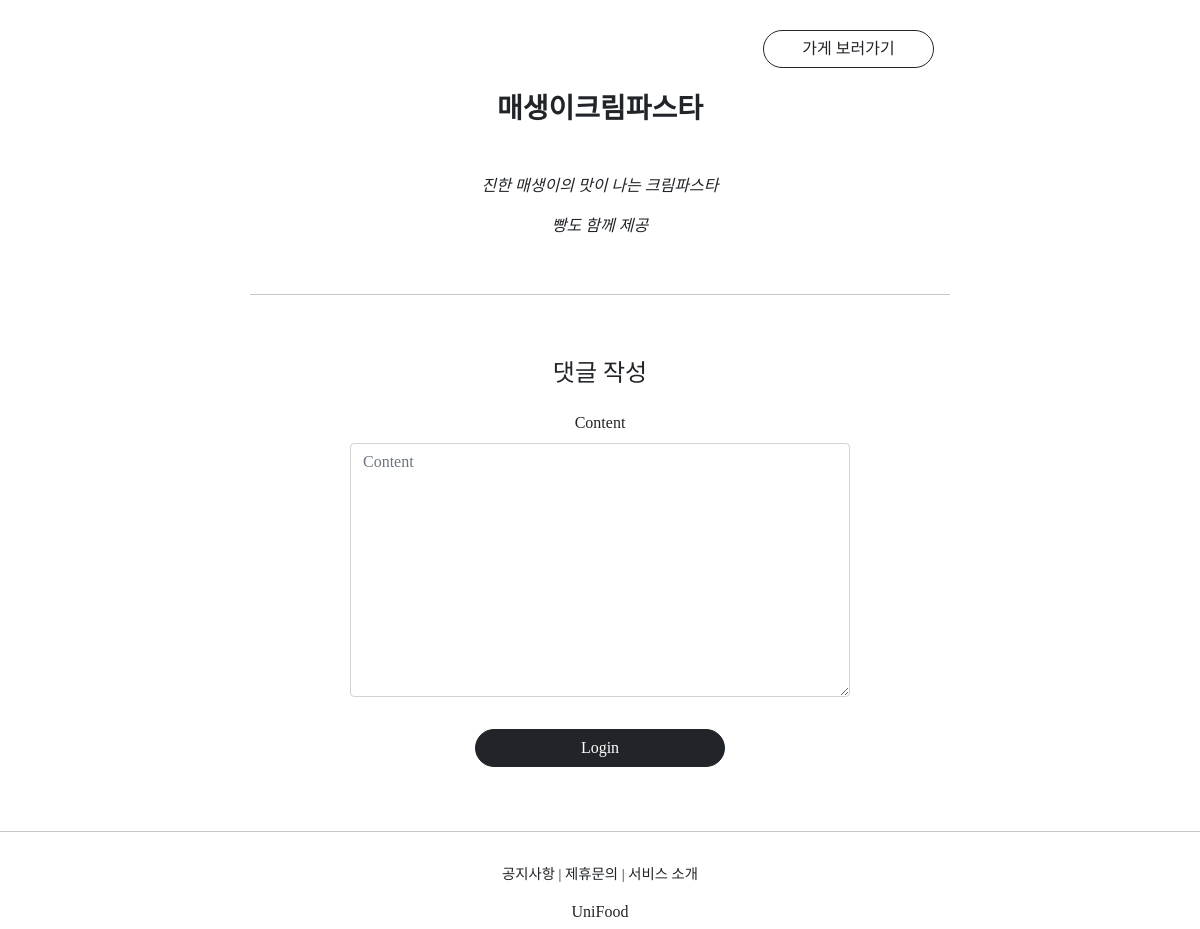
/articles/detail/64 (lower part), run on an earlier commit of the app's database.
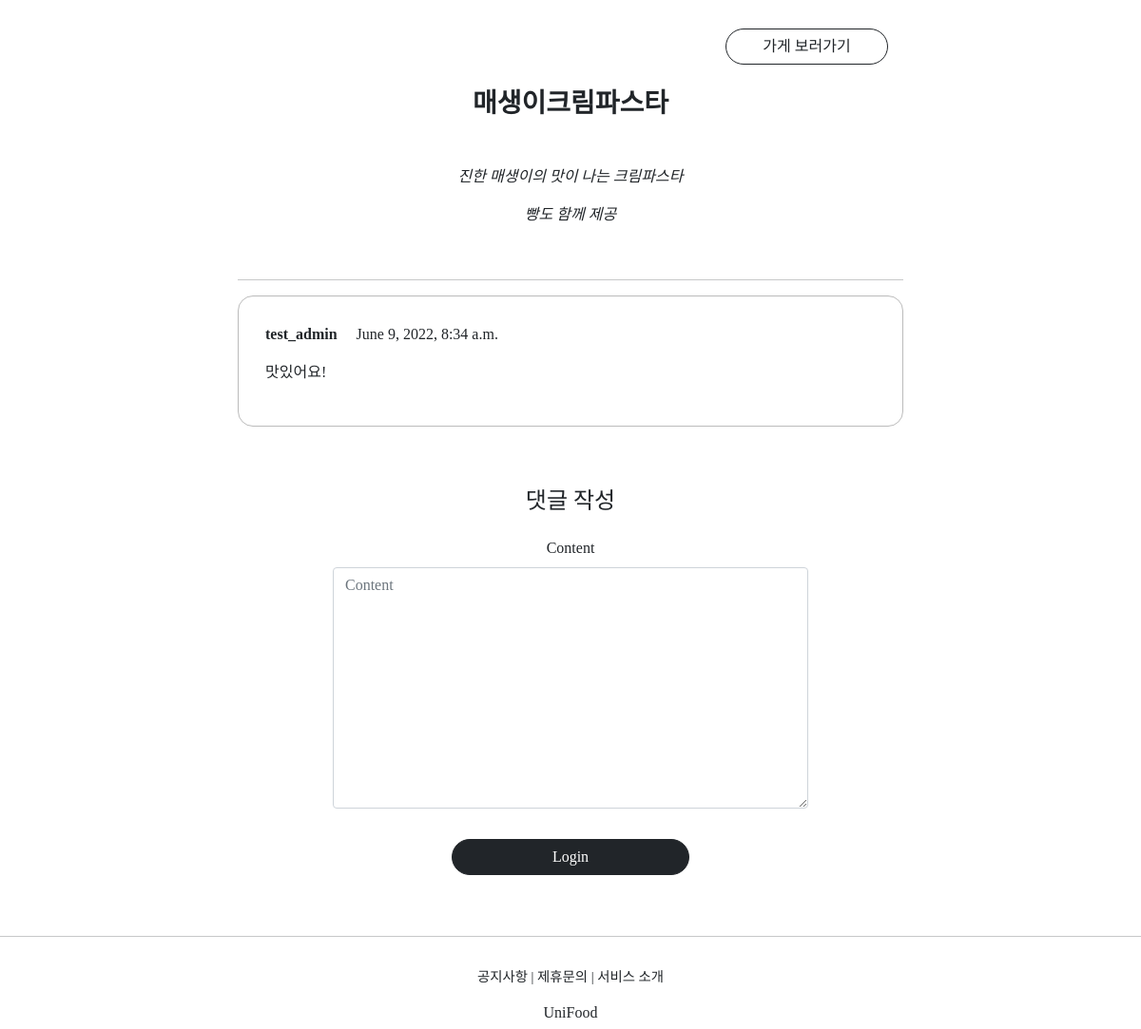
And on a later commit of the database.
### commentapp/models.py (models this page shows)
class Comment(models.Model):
    article = models.ForeignKey(Article, on_delete=models.SET_NULL, null=True, related_name='comment')
    writer = models.ForeignKey(User, on_delete=models.SET_NULL, null=True, related_name='comment')
    content = models.TextField(null=False)
    created_at = models.DateTimeField(auto_now=True)

### profileapp/models.py (models this page shows, shortened)
class Profile(models.Model):
    user = models.OneToOneField(User, on_delete=models.CASCADE, related_name='profile')
    image = models.ImageField(upload_to='profile/', null=True)
    nickname = models.CharField(max_length=20, unique=True, null=True)
    message = models.CharField(max_length=100, null=True)

### articleapp/views.py (the view)
# urls.py: path('detail/<int:pk>', ArticleDetailView.as_view(), name='detail'),
class ArticleDetailView(DetailView, FormMixin):
    model = Article
    form_class = CommentCreationForm
    context_object_name = 'target_article'
    template_name = 'articleapp/detail.html'

### commentapp/forms.py
class CommentCreationForm(ModelForm):
    class Meta:
        model = Comment
        fields = ['content']

### articleapp/templates/articleapp/detail.html (shortened to what this page needs)
{% extends 'base.html' %}
{% block content %}
  <div>
    <div style="text-align: center; max-width: 700px; margin: 4rem auto;">
    <div style="text-align: right; margin-right: 1rem" >
        <a href="/projects/detail/{{ target_article.project.pk }}"
        class="btn btn-outline-dark rounded-pill col-3">
            가게 보러가기
        </a>
    </div>
      <div class="text-left">
        {{ target_article.content | safe }}
      </div>
      <hr>
      {% for comment in target_article.comment.all %}
        {% include 'commentapp/detail.html' with comment=comment %}
      {% endfor %}
      {% include 'commentapp/create.html' with article=target_article %}
    </div>
  </div>
{% endblock %}

### commentapp/templates/commentapp/detail.html (shortened to what this page needs)
<div style="border: 1px solid; text-align: left; padding: 4%; margin: 1rem 0; border-radius: 1rem;
            border-color: #bbb;">
    <div>
        <strong>
            {{ comment.writer.profile.nickname }}
        </strong>
        {{ comment.created_at }}
    </div>
    <div style="margin: 1rem 0;">
        {{ comment.content }}
    </div>
</div>

What changed in the data, as far as the page shows it:
added Comment: writer.profile.nickname "test_admin", created_at "June 9, 2022, 8:34 a.m.", content "맛있어요!"
